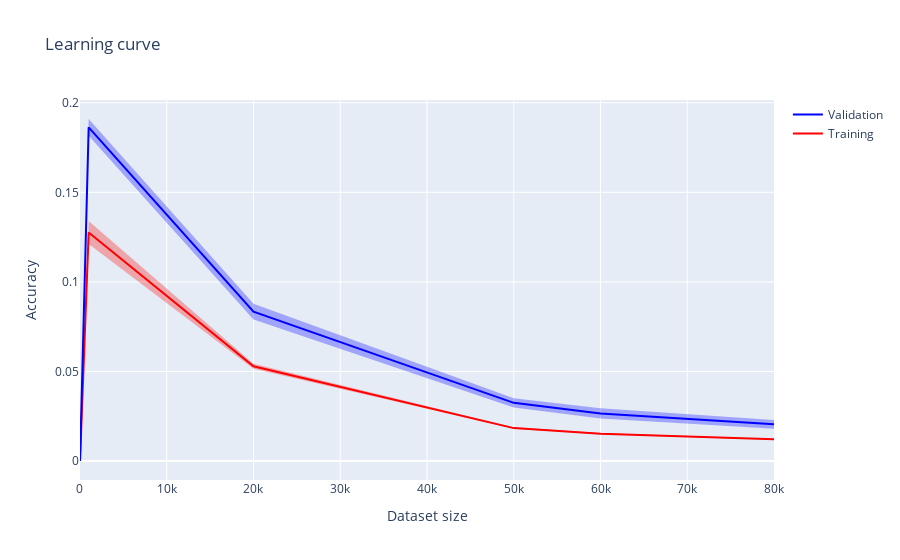

Notebook code for this chart:
### Code cell
fig = go.Figure()

fig.add_trace(go.Scatter(x=data_sizes, 
                        y=training_mean,
                        mode='lines',
                        name='Training',
                        line=dict(color='red')))
fig.add_trace(go.Scatter(x=data_sizes, 
                        y=training_mean - training_standard_deviation,
                        mode='lines',
                        name='Training lower bound',
                        line=dict(width=0, color='red'),
                        showlegend=False))
fig.add_trace(go.Scatter(x=data_sizes, 
                        y=training_mean + training_standard_deviation,
                        mode='lines',
                        name='Training upper bound',
                        line=dict(width=0, color='red'),
                        fill='tonexty',
                        fillcolor='rgba(255, 0, 0, 0.3)',
                        showlegend=False))

fig.add_trace(go.Scatter(x=data_sizes, 
                        y=validation_mean,
                        mode='lines',
                        name='Validation',
                        line=dict(color='blue')))
fig.add_trace(go.Scatter(x=data_sizes, 
                        y=validation_mean - validation_standard_deviation,
                        mode='lines',
                        name='Validation lower bound',
                        line=dict(width=0, color='blue'),
                        showlegend=False))
fig.add_trace(go.Scatter(x=data_sizes, 
                        y=validation_mean + validation_standard_deviation,
                        mode='lines',
                        name='Validation upper bound',
                        line=dict(width=0, color='blue'),
                        fill='tonexty',
                        fillcolor='rgba(0, 0, 255, 0.3)',
                        showlegend=False))

fig.update_layout(title='Learning curve',
                 xaxis_title='Dataset size',
                 yaxis_title='Accuracy')
fig.show()

### Figure 1 — Plotly figure (JSON) as saved in the notebook; plotly's stock layout.template omitted (floating-point values rounded to 4 significant figures)
{"data": [{"line": {"color": "red"}, "mode": "lines", "name": "Training", "type": "scatter", "x": [1, 1000, 20000, 50000, 60000, 80000], "y": [0, 0.1275, 0.05287, 0.01836, 0.01526, 0.01211]}, {"line": {"color": "red", "width": 0}, "mode": "lines", "name": "Training lower bound", "showlegend": false, "type": "scatter", "x": [1, 1000, 20000, 50000, 60000, 80000], "y": [0, 0.134, 0.05428, 0.01878, 0.01557, 0.01232]}, {"fill": "tonexty", "fillcolor": "rgba(255, 0, 0, 0.3)", "line": {"color": "red", "width": 0}, "mode": "lines", "name": "Training upper bound", "showlegend": false, "type": "scatter", "x": [1, 1000, 20000, 50000, 60000, 80000], "y": [0, 0.1211, 0.05146, 0.01794, 0.01495, 0.01191]}, {"line": {"color": "blue"}, "mode": "lines", "name": "Validation", "type": "scatter", "x": [1, 1000, 20000, 50000, 60000, 80000], "y": [0, 0.1863, 0.08341, 0.03246, 0.02659, 0.02045]}, {"line": {"color": "blue", "width": 0}, "mode": "lines", "name": "Validation lower bound", "showlegend": false, "type": "scatter", "x": [1, 1000, 20000, 50000, 60000, 80000], "y": [0, 0.1909, 0.08781, 0.03505, 0.02943, 0.02286]}, {"fill": "tonexty", "fillcolor": "rgba(0, 0, 255, 0.3)", "line": {"color": "blue", "width": 0}, "mode": "lines", "name": "Validation upper bound", "showlegend": false, "type": "scatter", "x": [1, 1000, 20000, 50000, 60000, 80000], "y": [0, 0.1816, 0.07902, 0.02987, 0.02375, 0.01805]}], "layout": {"title": {"text": "Learning curve"}, "xaxis": {"title": {"text": "Dataset size"}}, "yaxis": {"title": {"text": "Accuracy"}}}}
